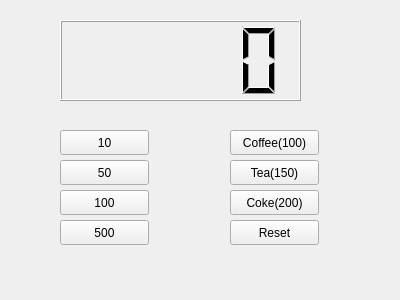
<?xml version="1.0" encoding="UTF-8"?>
<ui version="4.0">
 <class>Widget</class>
 <widget class="QWidget" name="Widget">
  <property name="geometry">
   <rect>
    <x>0</x>
    <y>0</y>
    <width>400</width>
    <height>300</height>
   </rect>
  </property>
  <property name="windowTitle">
   <string>Widget</string>
  </property>
  <widget class="QPushButton" name="pb10">
   <property name="geometry">
    <rect>
     <x>60</x>
     <y>130</y>
     <width>89</width>
     <height>25</height>
    </rect>
   </property>
   <property name="text">
    <string>10</string>
   </property>
  </widget>
  <widget class="QPushButton" name="pb50">
   <property name="geometry">
    <rect>
     <x>60</x>
     <y>160</y>
     <width>89</width>
     <height>25</height>
    </rect>
   </property>
   <property name="text">
    <string>50</string>
   </property>
  </widget>
  <widget class="QPushButton" name="pb100">
   <property name="geometry">
    <rect>
     <x>60</x>
     <y>190</y>
     <width>89</width>
     <height>25</height>
    </rect>
   </property>
   <property name="text">
    <string>100</string>
   </property>
  </widget>
  <widget class="QPushButton" name="pb500">
   <property name="geometry">
    <rect>
     <x>60</x>
     <y>220</y>
     <width>89</width>
     <height>25</height>
    </rect>
   </property>
   <property name="text">
    <string>500</string>
   </property>
  </widget>
  <widget class="QLCDNumber" name="lcdNumber">
   <property name="geometry">
    <rect>
     <x>60</x>
     <y>20</y>
     <width>241</width>
     <height>81</height>
    </rect>
   </property>
  </widget>
  <widget class="QPushButton" name="pbCoffee">
   <property name="geometry">
    <rect>
     <x>230</x>
     <y>130</y>
     <width>89</width>
     <height>25</height>
    </rect>
   </property>
   <property name="text">
    <string>Coffee(100)</string>
   </property>
  </widget>
  <widget class="QPushButton" name="pbTea">
   <property name="geometry">
    <rect>
     <x>230</x>
     <y>160</y>
     <width>89</width>
     <height>25</height>
    </rect>
   </property>
   <property name="text">
    <string>Tea(150)</string>
   </property>
  </widget>
  <widget class="QPushButton" name="pbCoke">
   <property name="geometry">
    <rect>
     <x>230</x>
     <y>190</y>
     <width>89</width>
     <height>25</height>
    </rect>
   </property>
   <property name="text">
    <string>Coke(200)</string>
   </property>
  </widget>
  <widget class="QPushButton" name="tbReset">
   <property name="geometry">
    <rect>
     <x>230</x>
     <y>220</y>
     <width>89</width>
     <height>25</height>
    </rect>
   </property>
   <property name="text">
    <string>Reset</string>
   </property>
  </widget>
 </widget>
 <layoutdefault spacing="6" margin="11"/>
 <resources/>
 <connections/>
</ui>
